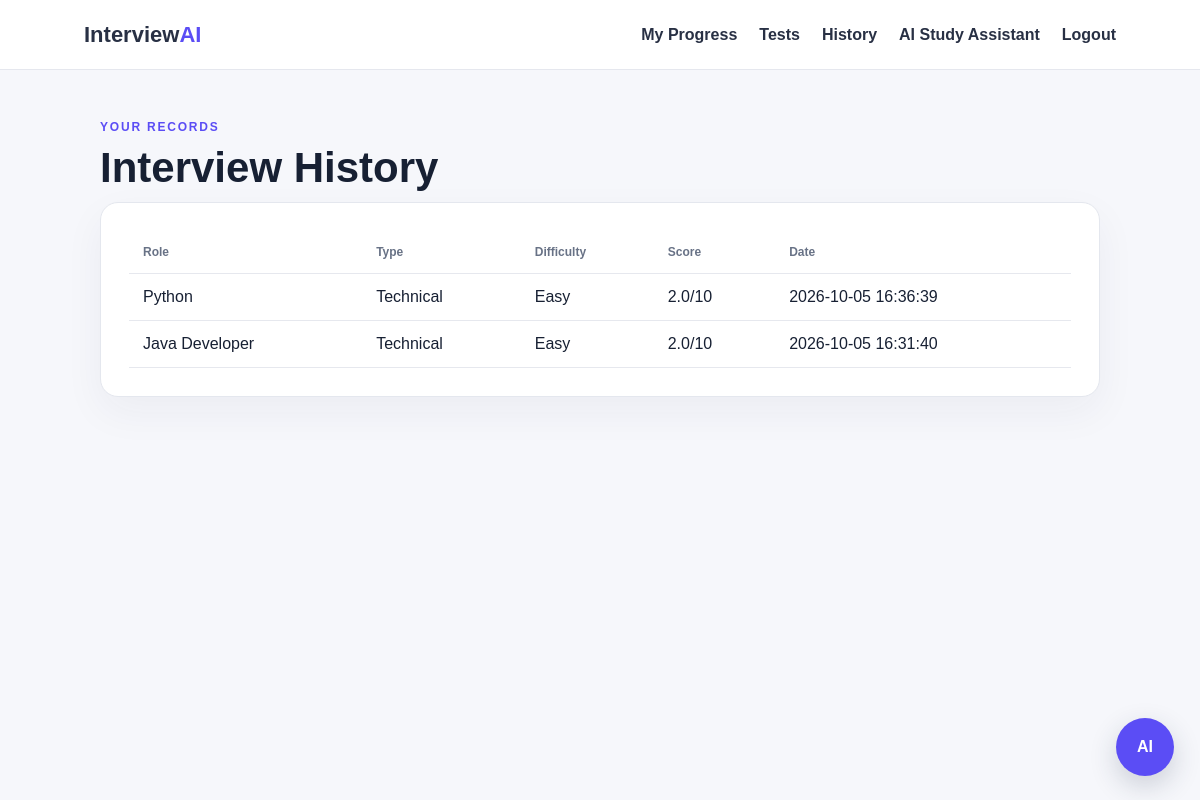
The app's page /history (signed in) with its own data.
### tables this page shows
CREATE TABLE interviews(
            id INTEGER PRIMARY KEY AUTOINCREMENT, user_id INTEGER,
            job_role TEXT, experience TEXT, difficulty TEXT,
            interview_type TEXT, score REAL, test_id INTEGER, created_at TIMESTAMP DEFAULT CURRENT_TIMESTAMP);

### app.py (the view)
@app.route("/history")
def history():
    if "user_id" not in session:
        return redirect(url_for("login"))
    with db() as c:
        rows = c.execute("SELECT * FROM interviews WHERE user_id=? ORDER BY id DESC", (session["user_id"],)).fetchall()
    return render_template("history.html", rows=rows)

### app.py (called while the page is built)
def db():
    os.makedirs(DB_DIR, exist_ok=True)
    conn = sqlite3.connect(DB)
    conn.row_factory = sqlite3.Row
    return conn

### templates/history.html
{% extends "base.html" %}{% block content %}<main class="dashboard"><div class="tag">YOUR RECORDS</div><h1>Interview History</h1><div class="card table"><table><tr><th>Role</th><th>Type</th><th>Difficulty</th><th>Score</th><th>Date</th></tr>{% for r in rows %}<tr><td>{{r.job_role}}</td><td>{{r.interview_type}}</td><td>{{r.difficulty}}</td><td>{{"%.1f"|format(r.score)}}/10</td><td>{{r.created_at}}</td></tr>{% else %}<tr><td colspan="5">No completed interviews yet.</td></tr>{% endfor %}</table></div></main>{% endblock %}

### templates/base.html (shortened to what this page needs)
<!doctype html><html><head><meta charset="utf-8"><meta name="viewport" content="width=device-width,initial-scale=1">
<title>InterviewAI</title><link rel="stylesheet" href="{{ url_for('static',filename='style.css') }}"></head>
<body><nav><a class="logo" href="/">Interview<span>AI</span></a><div>
{% if session.get('user_id') %}{% if session.get('role') == 'admin' %}<a href="/admin">Admin Dashboard</a>{% else %}<a href="/dashboard">My Progress</a><a href="/tests">Tests</a><a href="/history">History</a>{% endif %}<a href="#ai-chat" class="chat-nav-link">AI Study Assistant</a><a href="/logout">Logout</a>
{% else %}<a href="#ai-chat" class="chat-nav-link">AI Study Assistant</a><a href="/login">Login</a><a class="navbtn" href="/register">Register</a>{% endif %}
</div></nav>
{% block content %}{% endblock %}
<button id="chatToggle" class="chat-fab" type="button" aria-label="Open AI Study Assistant">AI</button>
<script src="{{ url_for('static',filename='script.js') }}"></script></body></html>

### static/style.css (style rules this page uses)
* { box-sizing:border-box }
body { margin:0;background:#f6f7fb;color:#172033;font-family:Arial,Helvetica,sans-serif }
nav { height:70px;background:#fff;border-bottom:1px solid #e5e7ee;padding:0 7%;display:flex;justify-content:space-between;align-items:center }
nav a { margin-left:22px;text-decoration:none;color:#283044;font-weight:600 }
.logo { font-size:22px;margin:0 }
.logo span,h1 span { color:#5b4df5 }
.navbtn,.button,button { background:#5b4df5!important;color:white!important;border-radius:9px!important }
.tag { font-size:12px;letter-spacing:.15em;font-weight:800;color:#5b4df5 }
.card { background:#fff;border:1px solid #e4e7ee;border-radius:18px;padding:28px;box-shadow:0 15px 40px #25304b0d }
.setup button,button { width:100%;padding:14px;border:0;font-weight:800;cursor:pointer;margin-top:18px }
.interview,.dashboard,.result { max-width:1050px;margin:50px auto;padding:0 25px }
.interview h1,.dashboard h1,.result h1 { font-size:42px;margin:10px 0 }
.table { overflow:auto }
table { width:100%;border-collapse:collapse }
th,td { text-align:left;padding:14px;border-bottom:1px solid #e6e8ee }
th { font-size:12px;color:#687286 }
.chat-fab { position:fixed;right:26px;bottom:24px;width:58px!important;height:58px!important;margin:0!important;padding:0!important;border-radius:50%!important;z-index:1000;box-shadow:0 10px 28px #25304b33;font-size:16px }

### records on screen
interviews: job_role "Python", interview_type "Technical", difficulty "Easy", score "2.0", created_at "2026-10-05 16:36:39"
interviews: job_role "Java Developer", interview_type "Technical", difficulty "Easy", score "2.0", created_at "2026-10-05 16:31:40"
